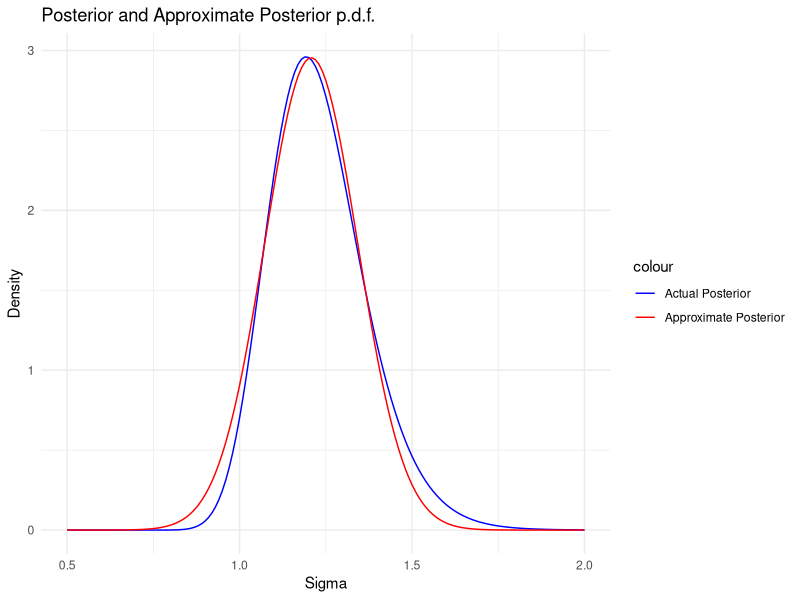

R code for this plot:
#Page 524

library(ggplot2)

set.seed(42)

n <- 40
sigma_hat <- 1.061

posterior_mean <- sigma_hat
posterior_variance <- sigma_hat^2 / (2 * n)

cat("Posterior mean:", posterior_mean, "\n")
cat("Posterior variance:", round(posterior_variance,4), "\n")

true_sigma <- 1

sample_data <- rnorm(n, mean = 0, sd = true_sigma)

sigma_hat <- sqrt(sum(sample_data^2) / n)

posterior_mean <- sigma_hat
posterior_variance <- sigma_hat^2 / (2 * n)

actual_posterior_pdf <- function(sigma) {
  if (sigma > 0) {
    posterior_value <- (sigma^(-n-1)) * exp(-sum(sample_data^2) / (2 * sigma^2))
    return(posterior_value)
  } else {
    return(0)
  }
}

approx_posterior_pdf <- function(sigma) {
  dnorm(sigma, mean = posterior_mean, sd = sqrt(posterior_variance))
}

sigma_values <- seq(0.5, 2, by = 0.01)

actual_posterior_values <- sapply(sigma_values, actual_posterior_pdf)
approx_posterior_values <- sapply(sigma_values, approx_posterior_pdf)

actual_posterior_values <- actual_posterior_values / sum(actual_posterior_values) / (sigma_values[2] - sigma_values[1])

plot_data <- data.frame(
  sigma = sigma_values,
  actual_posterior = actual_posterior_values,
  approx_posterior = approx_posterior_values
)

ggplot(plot_data, aes(x = sigma)) +
  geom_line(aes(y = actual_posterior, color = "Actual Posterior")) +
  geom_line(aes(y = approx_posterior, color = "Approximate Posterior")) +
  labs(title = "Posterior and Approximate Posterior p.d.f.",
       x = "Sigma", y = "Density") +
  scale_color_manual(values = c("Actual Posterior" = "blue", "Approximate Posterior" = "red")) +
  theme_minimal()
